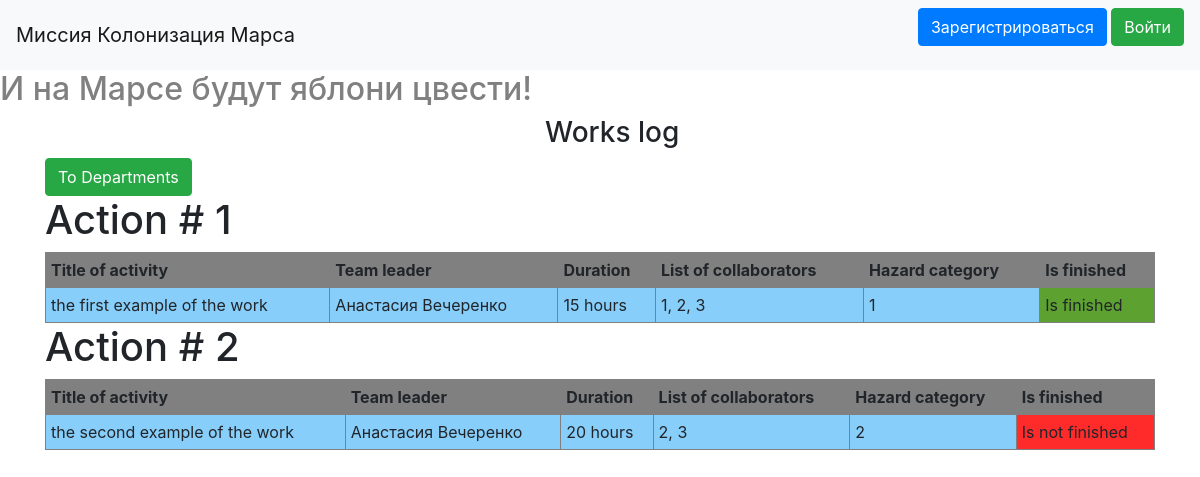
The page / on the database its author committed.
### data/jobs.py (models this page shows)
class Jobs(SqlAlchemyBase):
    __tablename__ = 'jobs'
    id = sqlalchemy.Column(sqlalchemy.Integer,
                           primary_key=True, autoincrement=True)
    team_leader = sqlalchemy.Column(sqlalchemy.Integer,
                                    sqlalchemy.ForeignKey("users.id"))
    user = orm.relation('User')
    job = sqlalchemy.Column(sqlalchemy.String, nullable=True)
    work_size = sqlalchemy.Column(sqlalchemy.Integer, nullable=True)
    collaborators = sqlalchemy.Column(sqlalchemy.String, nullable=True)
    categories = orm.relation("Category",
                              secondary="association",
                              backref="jobs", uselist=False)
    start_date = sqlalchemy.Column(sqlalchemy.DateTime,
                                   default=datetime.datetime.now)
    end_date = sqlalchemy.Column(sqlalchemy.DateTime, nullable=True)
    is_finished = sqlalchemy.Column(sqlalchemy.Boolean, default=True)

### main.py (the view)
@app.route('/')
def table():
    global_init("db/mars_explorer.db")
    db_sess = create_session()
    list_jobs = []
    for job in db_sess.query(Jobs).all():
        list_jobs.append({'id': job.id, 'title': job.job, 'leader': f'{job.user.name} {job.user.surname}',
                          'duration': job.work_size, 'list': job.collaborators, 'finish': job.is_finished,
                          'team_leader': job.team_leader, 'category': job.categories.id})
    return render_template('table.html', data=list_jobs)

### data/db_session.py (called while the page is built, shortened)
def global_init(db_file):
    global __factory
    if __factory:
        return

def create_session() -> Session:
    global __factory
    return __factory()

### templates/table.html (shortened to what this page needs)
{% extends "base.html" %}
{% block content %}
<h3>Works log</h3>
<a class="btn btn-success " href="/departments">To Departments</a>
{% for item in data %}
    <h1>Action # {{item['id']}}</h1>
    <table border="1" width="100%" cellpadding="5">
        <tr>
            <th bgcolor="#808080">Title of activity</th>
            <th bgcolor="#808080">Team leader</th>
            <th bgcolor="#808080">Duration</th>
            <th bgcolor="#808080">List of collaborators</th>
            <th bgcolor="#808080">Hazard category</th>
            <th bgcolor="#808080">Is finished</th>
        </tr>
        <tr>
            <td bgcolor="#87cefa">{{item['title']}}</td>
            <td bgcolor="#87cefa">{{item['leader']}}</td>
            <td bgcolor="#87cefa">{{item['duration']}} hours</td>
            <td bgcolor="#87cefa">{{item['list']}}</td>
            <td bgcolor="#87cefa">{{item['category']}}</td>
            {% if item['finish'] == False %}
                <td bgcolor="#ff2b2b">Is not finished</td>
            {% else %}
                <td bgcolor="#5da130">Is finished</td>
            {% endif %}
        </tr>
    </table>
{% endfor %}
{% endblock %}

### templates/base.html (style rules this page uses)
h3 { margin-left:500px; }

### rows shown on the page
Jobs: id "1", title "the first example of the work", leader "Анастасия Вечеренко", duration "15", list "1, 2, 3", category "1", shows "Is finished"
Jobs: id "2", title "the second example of the work", leader "Анастасия Вечеренко", duration "20", list "2, 3", category "2", shows "Is not finished"
